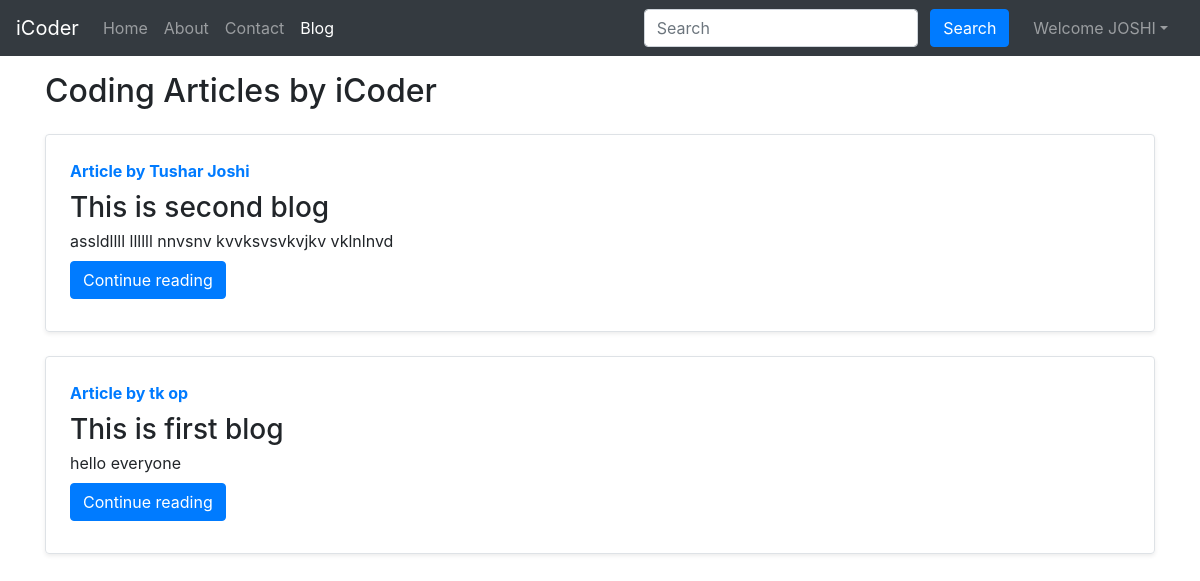
Page /blog/ (signed in) on the committed database.
### blog/models.py (models this page shows, shortened)
class Post(models.Model):
    sno=models.AutoField(primary_key=True)
    title=models.CharField(max_length=255)
    author=models.CharField(max_length=14)
    slug=models.CharField(max_length=130)
    timeStamp=models.DateTimeField(blank=True)
    content=models.TextField()

### blog/views.py (the view)
# urls.py: path('', views.blogHome, name="bloghome"),
def blogHome(request):
    allposts=Post.objects.all()
    context={'allposts':allposts}
    return render(request, "blog/bloghome.html",context)

### blog/templates/blog/bloghome.html (shortened to what this page needs)
{% extends 'index.html' %}
{% block blogactive %} active {% endblock blogactive %}
{% block body %}
<div class="container my-3">
<h2>Coding Articles by iCoder</h2></div>
{%for post in allposts%}
<div class="container my-3">
    <div class="row no-gutters border rounded overflow-hidden flex-md-row mb-4 shadow-sm h-md-250 my-4 position-relative">
        <div class="col p-4 d-flex flex-column position-static">
            <strong class="d-inline-block mb-2 text-primary">Article by {{post.author}}</strong>
            <h3 class="mb-0">{{post.title}}</h3>
            <p class="card-text mb-auto">{{post.content | truncatechars:400}}</p>
            <div class="my-2">
            	<a href="/blog/{{post.slug}}" role="button" class="btn btn-primary">Continue reading</a>
            </div>
        </div>
    </div>
</div>
    {% endfor %}
 {% endblock %}

### home/templates/index.html (shortened to what this page needs)
<!doctype html>
<html lang="en">
  <head>
    <link rel="stylesheet" href="https://stackpath.bootstrapcdn.com/bootstrap/4.5.2/css/bootstrap.min.css">
  </head>
  <body>
    <nav class="navbar navbar-expand-lg navbar-dark bg-dark">
        <a class="navbar-brand" href="/">iCoder</a>
        <div class="collapse navbar-collapse" id="navbarSupportedContent">
          <ul class="navbar-nav mr-auto">
            <li class="nav-item {% block homeactive %}  {% endblock homeactive %}">
              <a class="nav-link" href="/">Home <span class="sr-only">(current)</span></a>
            </li>
            <li class="nav-item {% block aboutactive %}  {% endblock aboutactive %}" >
              <a class="nav-link" href="/about">About</a>
            </li>
            <li class="nav-item {% block contactactive %}  {% endblock contactactive %} ">
              <a class="nav-link" href="/contact">Contact</a>
            </li>
            <li class="nav-item {% block blogactive %}  {% endblock blogactive %} ">
              <a class="nav-link" href="/blog">Blog</a>
            </li>
          </ul>
          <div class="ml-auto form-inline ">
          <form method="get" action="/search"class="my-2 my-lg-0 mx-3">
            <input class="form-control mr-sm-2" type="search" placeholder="Search" aria-label="Search" name="query" id="query">
            <button class="btn btn-primary my-2 my-sm-0 " type="submit">Search</button>
          </form>
{% if user.is_authenticated %}
<ul class="navbar-nav mr-2">
<li class="nav-item dropdown">
<a class="nav-link dropdown-toggle" href='#' id="navbarDropdown" role="button" data-toggle="dropdown"> Welcome {{request.user}}</a>
      </li>
      </ul>
      </div>
{% endif %}
        </div>
      </nav>
      {% block body %}  {% endblock body %}
  </body>
</html>

### rows in the picture
Post: author "Tushar Joshi", title "This is second blog", content "assldllll llllll nnvsnv kvvksvsvkvjkv vklnlnvd"
Post: author "tk op", title "This is first blog", content "hello everyone"

### other values in the picture
{{ request.user }} "JOSHI"
